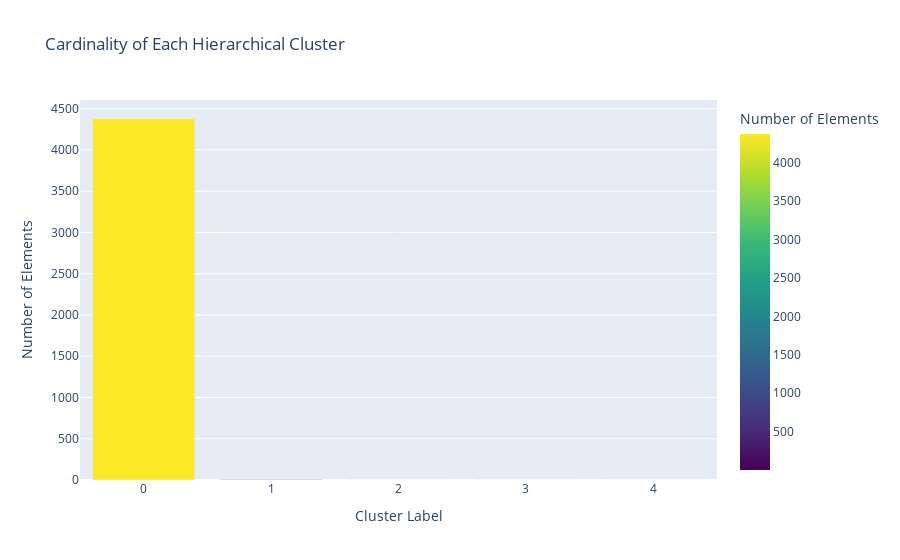

Here is the notebook cell this chart was saved with:
### Code cell
# Create a DataFrame for easy table visualization
cardinality_df = cluster_cardinality.reset_index()
cardinality_df.columns = ['Cluster', 'Cardinality']

# Display the cardinality table
fig = px.bar(cardinality_df, x='Cluster', y='Cardinality', 
             title="Cardinality of Each Hierarchical Cluster",
             labels={'Cluster': 'Cluster Label', 'Cardinality': 'Number of Elements'},
             color='Cardinality', color_continuous_scale='Viridis')
fig.show()

### Figure 1 — Plotly figure (JSON) as saved in the notebook; plotly's stock layout.template omitted (floating-point values rounded to 4 significant figures)
{"data": [{"alignmentgroup": "True", "hovertemplate": "Cluster Label=%{x}<br>Number of Elements=%{marker.color}<extra></extra>", "legendgroup": "", "marker": {"color": [4375, 2, 1, 1, 1], "coloraxis": "coloraxis", "pattern": {"shape": ""}}, "name": "", "offsetgroup": "", "orientation": "v", "showlegend": false, "textposition": "auto", "type": "bar", "x": [0, 1, 2, 3, 4], "xaxis": "x", "y": [4375, 2, 1, 1, 1], "yaxis": "y"}], "layout": {"barmode": "relative", "coloraxis": {"colorbar": {"title": {"text": "Number of Elements"}}, "colorscale": [[0, "#440154"], [0.1111, "#482878"], [0.2222, "#3e4989"], [0.3333, "#31688e"], [0.4444, "#26828e"], [0.5556, "#1f9e89"], [0.6667, "#35b779"], [0.7778, "#6ece58"], [0.8889, "#b5de2b"], [1, "#fde725"]]}, "legend": {"tracegroupgap": 0}, "title": {"text": "Cardinality of Each Hierarchical Cluster"}, "xaxis": {"anchor": "y", "domain": [0, 1], "title": {"text": "Cluster Label"}}, "yaxis": {"anchor": "x", "domain": [0, 1], "title": {"text": "Number of Elements"}}}}
